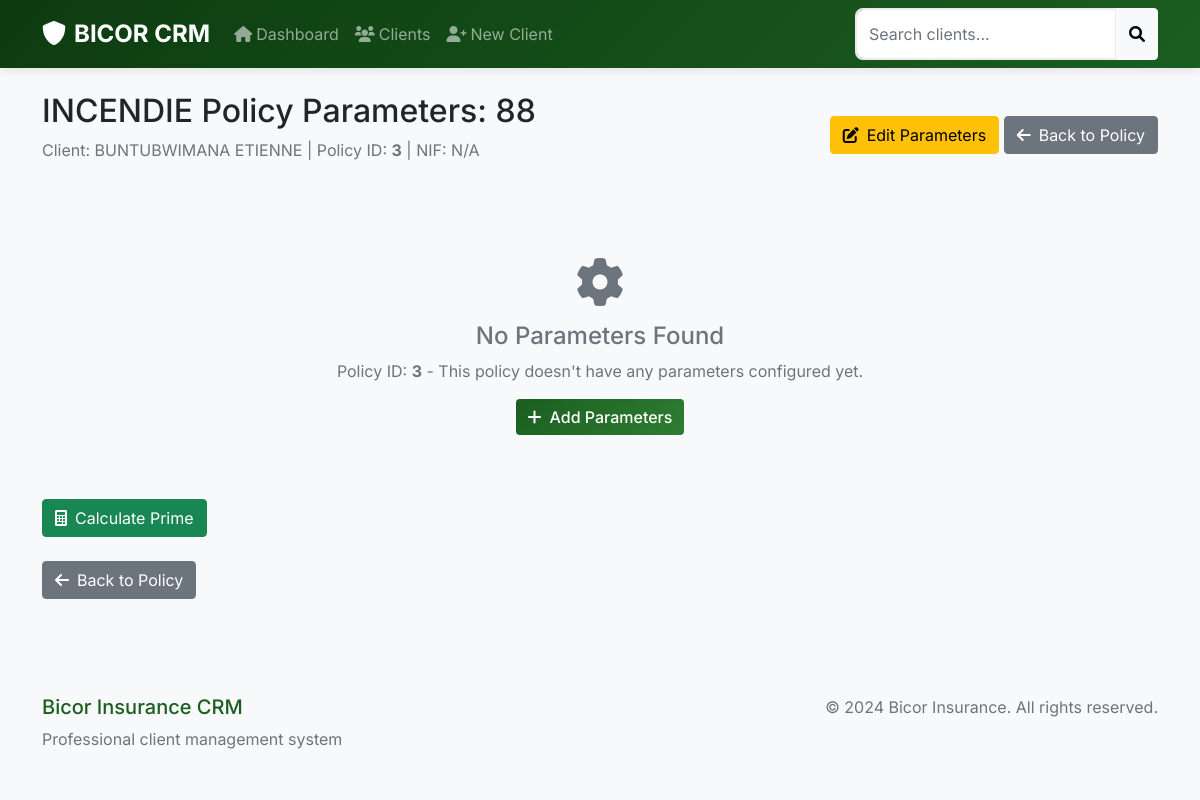
The page /policy/3/parameters on the database its author committed.
### tables this page shows
CREATE TABLE "Policies" (
    PolicyID INTEGER PRIMARY KEY AUTOINCREMENT,
    ProductID INTEGER NOT NULL,
    PolicyNumber TEXT UNIQUE NOT NULL,
    OldPolicyNumber TEXT,
    EndorsementNumber TEXT,
    OtherEndorsementNumber TEXT DEFAULT '00000',
    ClientID INTEGER NOT NULL,
    EventTypeID INTEGER NOT NULL,
    PolicyTypeID INTEGER NOT NULL,
    OptionID INTEGER NOT NULL,
    Description TEXT,
    CourtierID INTEGER DEFAULT 1,
    TermID INTEGER NOT NULL,
    ProductionDate TEXT NOT NULL,
    DurationMonths INTEGER,
    ExpiryDate TEXT NOT NULL,
    PurchaseOrder TEXT,
    PurchaseOrderNumber TEXT,
    CreditAuthorizedBy TEXT DEFAULT '---',
    AgencyID INTEGER NOT NULL,
    CreatedByUserID INTEGER NOT NULL,
    CreatedOn TEXT NOT NULL,
    UpdatedOn TEXT DEFAULT CURRENT_TIMESTAMP,
    Status TEXT DEFAULT 'Active',
    
    -- Foreign Keys
    FOREIGN KEY (ProductID) REFERENCES Products(ProductID),
    FOREIGN KEY (ClientID) REFERENCES Clients(ID) ON DELETE CASCADE,
    FOREIGN KEY (EventTypeID) REFERENCES EventTypes(EventTypeID),
    FOREIGN KEY (PolicyTypeID) REFERENCES PolicyTypes(TypeID),
    FOREIGN KEY (OptionID) REFERENCES PolicyOptions(OptionID),
    FOREIGN KEY (CourtierID) REFERENCES Courtiers(CourtierID),
    FOREIGN KEY (TermID) REFERENCES Terms(TermID),
    FOREIGN KEY (AgencyID) REFERENCES Agencies(AgencyID),
    FOREIGN KEY (CreatedByUserID) REFERENCES Users(UserID)
);

CREATE TABLE "Clients" (
	"ID"	INTEGER,
	"AncCode"	TEXT,
	"NumID"	TEXT,
	"NIF"	TEXT,
	"Nom"	TEXT,
	"Prenom"	TEXT,
	"DateNais"	TEXT,
	"LieuNais"	TEXT,
	"NomConj"	TEXT,
	"NextOfKin"	TEXT,
	"MobPhone"	INTEGER,
	"MobPhone2"	TEXT,
	"NomAffich"	TEXT,
	"Email"	TEXT,
	"ComID"	INTEGER,
	"Zone"	TEXT,
	"Residence"	TEXT,
	"AgentInt"	INTEGER,
	"PaieTVA"	INTEGER,
	"Valide"	INTEGER,
	"SexeID"	INTEGER,
	"BranchID"	INTEGER,
	"NationalID"	INTEGER,
	"EtatCivID"	INTEGER,
	"PosCliID"	INTEGER,
	"CategID"	INTEGER,
	"OccupID"	INTEGER,
	"CreatOn"	TEXT,
	"CreatBy"	INTEGER,
	"LModifBy"	TEXT,
	"LModifOn"	TEXT,
	PRIMARY KEY("ID")
);

### app.py (the view, shortened to what this page needs)
@app.route('/policy/<int:policy_id>/parameters')
def policy_parameters(policy_id):
    with get_db_connection() as conn:
        cursor = conn.cursor()
        cursor.execute('''
            SELECT p.*, pr.ProductName, cl.Nom, cl.Prenom
            FROM Policies p
            JOIN Products pr ON p.ProductID = pr.ProductID
            JOIN Clients cl ON p.ClientID = cl.ID
            WHERE p.PolicyID = ?
        ''', (policy_id,))
        policy = cursor.fetchone()
        cursor.execute('''
            SELECT pp.*, pv.ProvinceName, tb.TypeBienName, stb.SousTypeBienName,
                   cb.CategorieBienName, tm.TypeMateriauxName, cr.CategorieRisqueName
            FROM PolicyParameters pp
            LEFT JOIN Provinces pv ON pp.ProvinceID = pv.ProvinceID
            LEFT JOIN TypeBien tb ON pp.TypeBienID = tb.TypeBienID
            LEFT JOIN SousTypeBien stb ON pp.SousTypeBienID = stb.SousTypeBienID
            LEFT JOIN CategorieBien cb ON pp.CategorieBienID = cb.CategorieBienID
            LEFT JOIN TypeMateriaux tm ON pp.TypeMateriauxID = tm.TypeMateriauxID
            LEFT JOIN CategorieRisque cr ON pp.CategorieRisqueID = cr.CategorieRisqueID
            WHERE pp.PolicyID = ?
        ''', (policy_id,))
        parameters = cursor.fetchone()
        garantits = []
    if not policy:
        flash('Policy not found!', 'danger')
        return redirect(url_for('clients'))
    if policy['ProductName'] != 'INCENDIE':
        flash('Parameters are only available for INCENDIE policies', 'warning')
        return redirect(url_for('view_policy', policy_id=policy_id))
    form_data = get_parameter_form_data()
    return render_template('policy_parameters.html',
                           policy=policy,
                           parameters=parameters,
                           garantits=garantits,
                           form_data=form_data)

### app.py (called while the page is built)
@contextmanager
def get_db_connection():
    conn = sqlite3.connect('data.db')
    conn.row_factory = sqlite3.Row  # This enables column access by name
    try:
        yield conn
    finally:
        conn.close()

### templates/policy_parameters.html (shortened to what this page needs)
{% extends "base.html" %}
{% block content %}
<div class="d-flex justify-content-between align-items-center mb-4">
    <div>
        <h2>INCENDIE Policy Parameters: {{ policy.PolicyNumber }}</h2>
        <p class="text-muted">
            Client: {{ policy.Nom }} {{ policy.Prenom }} |
            Policy ID: <strong>{{ policy.PolicyID }}</strong> |
            NIF: {{ policy.NIF or 'N/A' }}
        </p>
    </div>
    <div>
        <a href="{{ url_for('edit_policy_parameters', policy_id=policy.PolicyID) }}" class="btn btn-warning">
            <i class="fas fa-edit me-2"></i>Edit Parameters
        </a>
        <a href="{{ url_for('view_policy', policy_id=policy.PolicyID) }}" class="btn btn-secondary">
            <i class="fas fa-arrow-left me-2"></i>Back to Policy
        </a>
    </div>
</div>
{% if parameters %}
<div class="row">
    <div class="col-12">
        <div class="card">
            <div class="card-header">
                <h5 class="mb-0">
                    <i class="fas fa-cog me-2"></i>INCENDIE Policy Parameters
                    <small class="text-muted ms-2">(Policy ID: {{ policy.PolicyID }})</small>
                </h5>
            </div>
            <div class="card-body">
                <div class="row mb-4">
                    <div class="col-md-6">
                        <div class="alert alert-info">
                            <strong><i class="fas fa-id-card me-2"></i>Policy Information:</strong><br>
                            Policy ID: <strong>{{ policy.PolicyID }}</strong><br>
                            Policy Number: <strong>{{ policy.PolicyNumber }}</strong><br>
                            Product: <strong>INCENDIE</strong>
                        </div>
                    </div>
                </div>
                <div class="row">
                    <div class="col-md-6">
                        <h6 class="text-bicor mb-3 border-bottom pb-2">Basic Information</h6>
                        <div class="row mb-3">
                            <div class="col-md-5">
                                <strong class="text-bicor">Bien As. Code:</strong>
                            </div>
                            <div class="col-md-7">
                                <span class="text-muted">{{ parameters.BienAsCode or '---' }}</span>
                            </div>
                        </div>
                        <div class="row mb-3">
                            <div class="col-md-5">
                                <strong class="text-bicor">Compte souscripteur:</strong>
                            </div>
                            <div class="col-md-7">
                                <span class="text-muted">{{ parameters.CompteSouscripteur or '---' }}</span>
                            </div>
                        </div>
                        <div class="row mb-3">
                            <div class="col-md-5">
                                <strong class="text-bicor">Description:</strong>
                            </div>
                            <div class="col-md-7">
                                <span class="text-muted">{{ parameters.Description or '---' }}</span>
                            </div>
                        </div>
                    </div>
                    <div class="col-md-6">
                        <h6 class="text-bicor mb-3 border-bottom pb-2">Location Information</h6>
                        <div class="row mb-3">
                            <div class="col-md-5">
                                <strong class="text-bicor">Province:</strong>
                            </div>
                            <div class="col-md-7">
                                <span class="text-muted">{{ parameters.ProvinceName or '---' }}</span>
                            </div>
                        </div>
                        <div class="row mb-3">
                            <div class="col-md-5">
                                <strong class="text-bicor">Ville:</strong>
                            </div>
                            <div class="col-md-7">
                                <span class="text-muted">{{ parameters.Ville or '---' }}</span>
                            </div>
                        </div>
                        <div class="row mb-3">
                            <div class="col-md-5">
                                <strong class="text-bicor">Zone:</strong>
                            </div>
                            <div class="col-md-7">
                                <span class="text-muted">{{ parameters.Zone or '---' }}</span>
                            </div>
                        </div>
                        <div class="row mb-3">
                            <div class="col-md-5">
                                <strong class="text-bicor">Adresse résidence:</strong>
                            </div>
                            <div class="col-md-7">
                                <span class="text-muted">{{ parameters.AdresseResidence or '---' }}</span>
                            </div>
                        </div>
                    </div>
                </div>
                <hr>
                <h6 class="text-bicor mb-3 border-bottom pb-2">Property Details</h6>
                <div class="row">
                    <div class="col-md-6">
                        <div class="row mb-3">
                            <div class="col-md-5">
                                <strong class="text-bicor">Type Bien:</strong>
                            </div>
                            <div class="col-md-7">
                                <span class="text-muted">{{ parameters.TypeBienName or '---' }}</span>
                            </div>
                        </div>
                        <div class="row mb-3">
                            <div class="col-md-5">
                                <strong class="text-bicor">Sous Type Bien:</strong>
                            </div>
                            <div class="col-md-7">
                                <span class="text-muted">{{ parameters.SousTypeBienName or '---' }}</span>
                            </div>
                        </div>
                        <div class="row mb-3">
                            <div class="col-md-5">
                                <strong class="text-bicor">Catégorie Bien:</strong>
                            </div>
                            <div class="col-md-7">
                                <span class="text-muted">{{ parameters.CategorieBienName or '---' }}</span>
                            </div>
                        </div>
                    </div>
                    <div class="col-md-6">
                        <div class="row mb-3">
                            <div class="col-md-5">
                                <strong class="text-bicor">Type Matériaux:</strong>
                            </div>
                            <div class="col-md-7">
                                <span class="text-muted">{{ parameters.TypeMateriauxName or '---' }}</span>
                            </div>
                        </div>
                        <div class="row mb-3">
                            <div class="col-md-5">
                                <strong class="text-bicor">Catégorie Risque:</strong>
                            </div>
                            <div class="col-md-7">
                                <span class="text-muted">{{ parameters.CategorieRisqueName or '---' }}</span>
                            </div>
                        </div>
                    </div>
                </div>
                <hr>
                <h6 class="text-bicor mb-3 border-bottom pb-2">Financial Information (BIF)</h6>
                <div class="row">
                    <div class="col-md-6">
                        <div class="row mb-3">
                            <div class="col-md-5">
                                <strong class="text-bicor">Valeur bien assuré:</strong>
                            </div>
                            <div class="col-md-7">
                                <span class="text-muted">{{ parameters.ValeurBienAssure | format_currency if parameters.ValeurBienAssure else '---' }}</span>
                            </div>
                        </div>
                    </div>
                    <div class="col-md-6">
                        <div class="row mb-3">
                            <div class="col-md-5">
                                <strong class="text-bicor">Valeur équipements intérieur:</strong>
                            </div>
                            <div class="col-md-7">
                                <span class="text-muted">{{ parameters.ValeurEquipementsInterieur | format_currency if parameters.ValeurEquipementsInterieur else '---' }}</span>
                            </div>
                        </div>
                    </div>
                </div>
                {% if garantits %}
                <hr>
                <h6 class="text-bicor mb-3 border-bottom pb-2">Garantits (Covers)</h6>
                <div class="row">
                    <div class="col-12">
                        <div class="row">
                            {% for garantit in garantits %}
                            <div class="col-md-6 mb-2">
                                <div class="form-check">
                                    <input class="form-check-input" type="checkbox" disabled
                                           {% if garantit.IsSelected %}checked{% endif %}>
                                    <label class="form-check-label">
                                        <strong>{{ garantit.GarantitCode }}</strong>: {{ garantit.GarantitName }}
                                        {% if garantit.Description %}
                                        <br><small class="text-muted">{{ garantit.Description }}</small>
                                        {% endif %}
                                    </label>
                                </div>
                            </div>
                            {% endfor %}
                        </div>
                    </div>
                </div>
                {% endif %}
                {% if parameters.Observations %}
                <hr>
                <h6 class="text-bicor mb-3 border-bottom pb-2">Observations</h6>
                <div class="row">
                    <div class="col-12">
                        <div class="bg-light p-3 rounded">
                            {{ parameters.Observations }}
                        </div>
                    </div>
                </div>
                {% endif %}
            </div>
        </div>
    </div>
</div>
{% else %}
<div class="text-center py-5">
    <i class="fas fa-cog fa-3x text-muted mb-3"></i>
    <h4 class="text-muted">No Parameters Found</h4>
    <p class="text-muted">Policy ID: <strong>{{ policy.PolicyID }}</strong> - This policy doesn't have any parameters configured yet.</p>
    <a href="{{ url_for('edit_policy_parameters', policy_id=policy.PolicyID) }}" class="btn btn-bicor">
        <i class="fas fa-plus me-2"></i>Add Parameters
    </a>
</div>
{% endif %}
<div class="mt-3">
    <a href="{{ url_for('calculate_policy_prime', policy_id=policy.PolicyID) }}" class="btn btn-success">
        <i class="fas fa-calculator me-2"></i>Calculate Prime
    </a>
</div>
<div class="mt-4">
    <a href="{{ url_for('view_policy', policy_id=policy.PolicyID) }}" class="btn btn-secondary">
        <i class="fas fa-arrow-left me-2"></i>Back to Policy
    </a>
</div>
{% endblock %}

### static/css/style.css (style rules this page uses)
:root { --bicor-primary: #1b5e20; --bicor-secondary: #2e7d32; --bicor-light: #4caf50; --bicor-accent: #388e3c; --bicor-dark: #0d3b10; }
body { background-color: #f8f9fa; font-family: 'Segoe UI', Tahoma, Geneva, Verdana, sans-serif; }
.btn-bicor { background: linear-gradient(135deg, var(--bicor-primary) 0%, var(--bicor-secondary) 100%); border: none; color: white; font-weight: 500; }
.mb-4 { margin-bottom: 2rem !important; }

### templates/base.html (style rules this page uses)
body { font-family: 'Inter', sans-serif; }

### rows shown on the page
Policies: PolicyNumber "88", PolicyID "3"
Clients: Nom "BUNTUBWIMANA", Prenom "ETIENNE"

### other values the page prints
{{ policy.NIF or 'N/A' }} "N/A"
